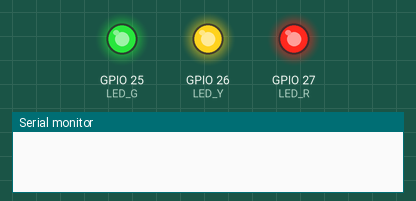
Recording of a sketch running on a simulated ESP32. Shown: output pins drawn as LEDs (lit = HIGH), the last lines printed to the serial monitor.

Above: at 0.1 s.
At 1.1 s:
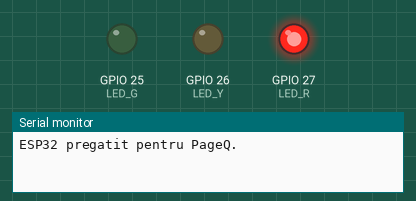
Timing chart, 0 to 2.6 s (numbered marks = the images above):
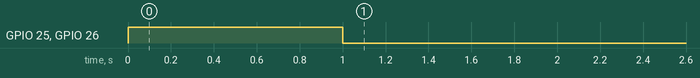

The sketch:

lumini.ino
```cpp
#include <Arduino.h>

const int LED_R = 27;
const int LED_Y = 26;
const int LED_G = 25;

char cmdBuffer[16];
uint8_t bufIdx = 0;

void setLeds(char state)
{
  digitalWrite(LED_R, state == 'R' ? HIGH : LOW);
  digitalWrite(LED_Y, state == 'Y' ? HIGH : LOW);
  digitalWrite(LED_G, state == 'G' ? HIGH : LOW);
}

void setup()
{
  Serial.begin(115200);
  Serial.setTimeout(10);

  pinMode(LED_R, OUTPUT);
  pinMode(LED_Y, OUTPUT);
  pinMode(LED_G, OUTPUT);

  digitalWrite(LED_R, HIGH);
  digitalWrite(LED_Y, HIGH);
  digitalWrite(LED_G, HIGH);
  delay(1000);

  setLeds('R');
  Serial.println("ESP32 pregatit pentru PageQ.");
}

void loop()
{
  while (Serial.available() > 0)
  {
    char c = (char)Serial.read();
    if (c == '\r')
    {
      continue;
    }
    if (c == '\n')
    {
      cmdBuffer[bufIdx] = '\0';
      if (bufIdx >= 5 && strncmp(cmdBuffer, "CLS:", 4) == 0)
      {
        char st = cmdBuffer[4];
        if (st == 'R' || st == 'Y' || st == 'G')
        {
          setLeds(st);
        }
      }
      bufIdx = 0;
    }
    else if (bufIdx < sizeof(cmdBuffer) - 1)
    {
      cmdBuffer[bufIdx++] = c;
    }
    else
    {
      // buffer plin fara newline, resetam ca sa nu blocam
      bufIdx = 0;
    }
  }
}
```
